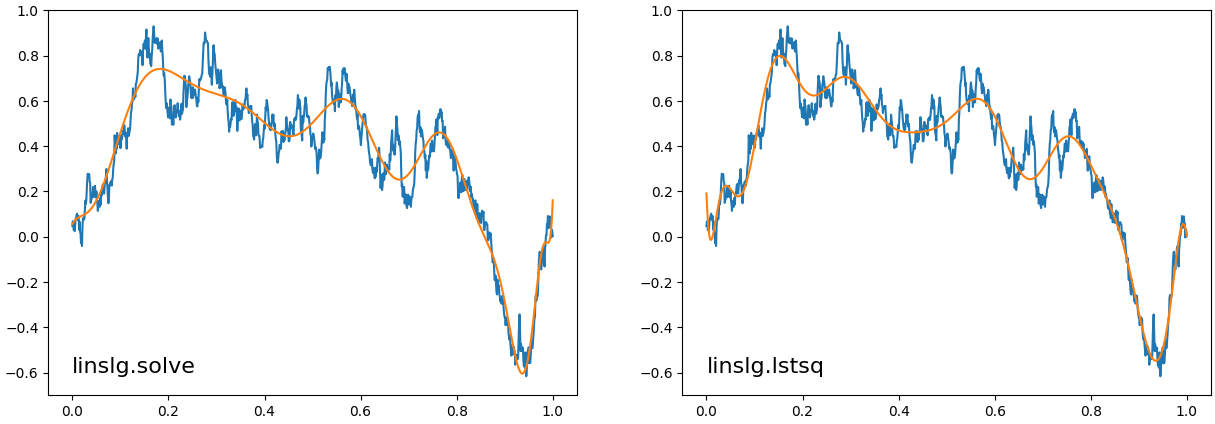

Generate this figure with Python:
from numpy import array, linspace, sqrt, random, linalg
import matplotlib.pyplot as plt

n, m = 30, 1000
random.seed(2021)
x = linspace(0.0, 1.0, m)
w = random.normal(0.0, sqrt(1.0/m), m)
y = w.cumsum()
tA = array([x**j for j in range(n + 1)])
A = tA.T
S = linalg.solve(tA.dot(A), tA.dot(y))
L = linalg.lstsq(A, y, rcond=None)[0]

fig, axs = plt.subplots(1, 2, figsize=(15, 5))
for ax, B, title in zip(axs, [S, L], ['solve', 'lstsq']):
    z = B.dot(tA)
    ax.plot(x, y), ax.plot(x, z), ax.set_ylim(-0.7, 1)
    ax.text(0, -0.6, f'linslg.{title}', fontsize=16)
plt.show()
#plt.savefig('lstsqr.png', bbox_inches='tight', pad_inches=0.05)
